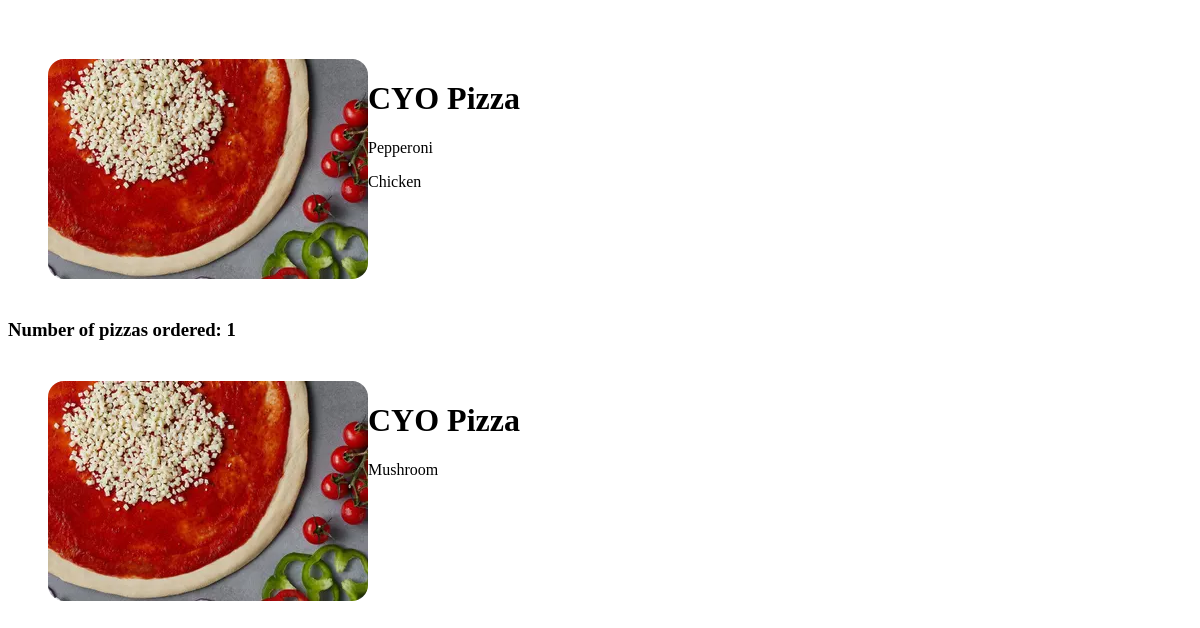
The app's page / (signed in, lower part), older data.
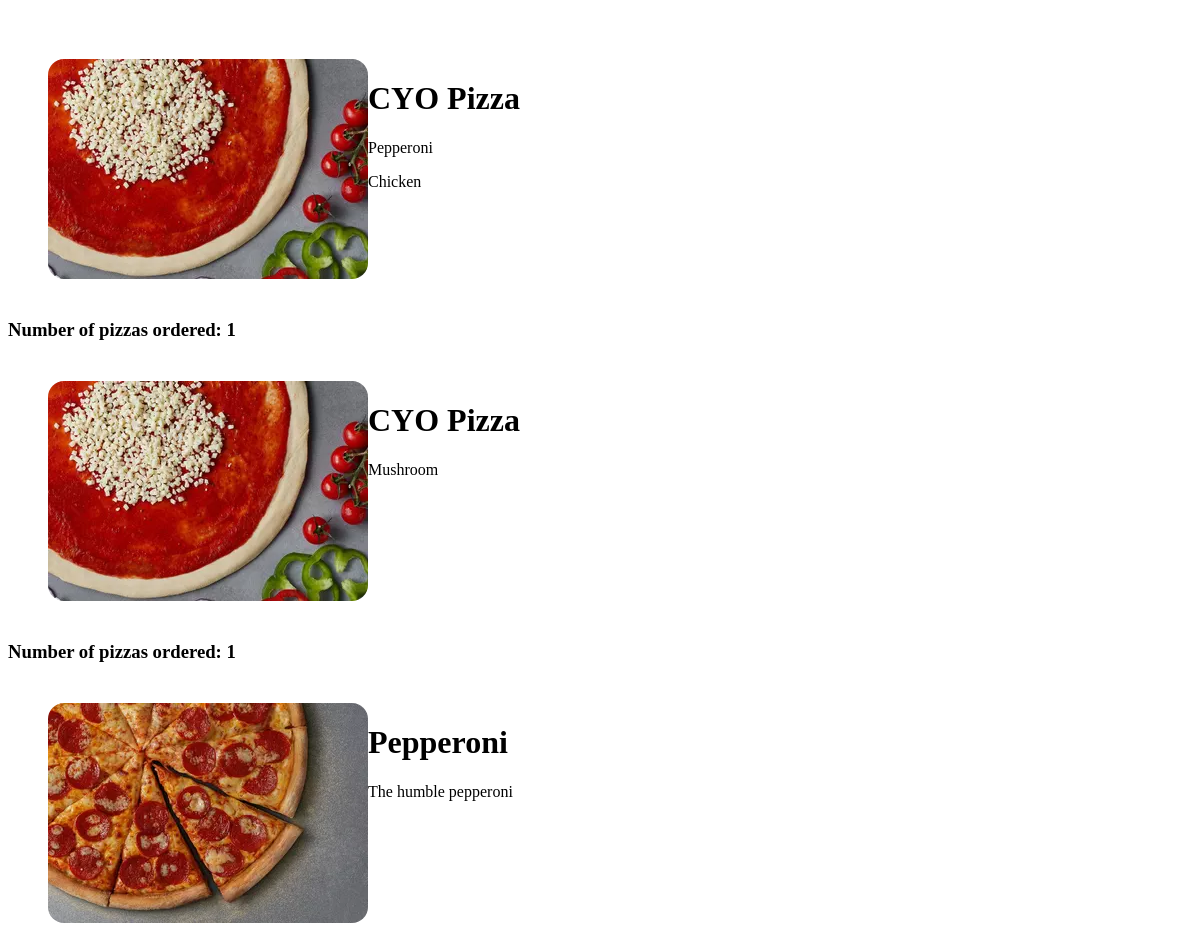
The same page, newer data.
### templates/models.py (models this page shows, shortened)
class Pizza(models.Model):
  id = models.SmallAutoField(primary_key=True)
  name = models.CharField(max_length=30)
  image = models.ImageField(upload_to='images/', default='images/create-your-own.webp')
  price = models.DecimalField(max_digits=4, decimal_places=2, default=12)
  cheese = models.ForeignKey(Cheese, on_delete=models.SET_NULL, null=True, default=1)
  sauce = models.ForeignKey(Sauce, on_delete=models.SET_NULL, null=True, default=1)
  size = models.ForeignKey(Size, on_delete=models.SET_NULL, null=True, blank=True, default="2")
  crust = models.ForeignKey(Crust, on_delete=models.SET_NULL, null=True, default=1)
  toppings = models.ManyToManyField(Topping, blank=True)
  description = models.TextField(default="")

class Topping(models.Model):
  name = models.CharField(max_length=20)
  price = models.DecimalField(max_digits=3, decimal_places=2, default=1)

class Basket(models.Model):
  basket_id=models.SmallAutoField(primary_key=True)
  user = models.ForeignKey(User, on_delete=models.CASCADE)
  items = models.ManyToManyField(Pizza)
  complete = models.BooleanField(default=False)
  delivery = models.BooleanField(default=True)

### templates/views.py (the view)
# urls.py: path('', views.index, name="index"),
def index(request):
  baskets = []
  print("Hello")
  if request.user.is_authenticated:
    baskets = Basket.objects.filter(user = request.user, complete=True)
  print(baskets)
  return render(request, 'index.html', {'baskets' : baskets})

### templates/templates/index.html (shortened to what this page needs)
{% extends 'base.html' %}
{% load static %}
{% load sass_tags %}
{% block css %}
    <link href="{% sass_src '_index.scss' %}" rel="stylesheet" type="text/css"/>
{% endblock %}
{% block content %}
<div class="previous">
{% if user.is_authenticated  %}
<div class="centered">
{% for order in baskets %}
  <h3>Number of pizzas ordered: {{order.items.all|length}}</h3>
  <div class="pizza_orders">
    {% for pizza in order.items.all %}
    <div style="display: flex; margin: 20px; padding: 20px;">
      <img style="border-radius: 16px;" src={{pizza.image}}>
      <div class="centered">
        <h1>{{pizza.name}}</h1>
	<p>{{pizza.description}}</p>
        {% for topping in pizza.toppings.all %}
          <p>{{topping.name}}</p>
        {% endfor %}
      </div>
    </div>
    {% endfor %}
  </div>
{% endfor %}
</div>
</div>
{% else  %}
<div class="centered" style="margin: 30px 10px">
  <h1><a href="{% url 'login' %}">Sign in</a> to see previous orders</h1>
</div>
{% endif %}
{% endblock %}

### templates/templates/base.html (shortened to what this page needs)
{% load sass_tags %}
{% load static %}
{% block css %}{% endblock %}
<body>
{% block content %}
{% endblock %}
</body>

Row changes from the older to the newer data that the page shows:
added Basket: items.all|length "1"
added Pizza: image (picture), name "Pepperoni", description "The humble pepperoni", shown under "1"
